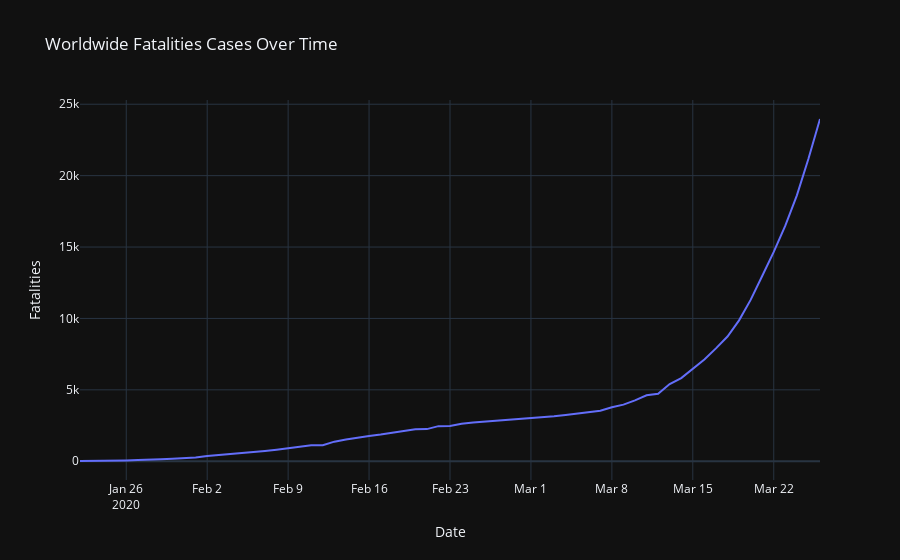

This figure's notebook cell:
### Code cell
grouped = train.groupby('Date')['Date', 'Fatalities'].sum().reset_index()

(px.line(grouped, x="Date", y='Fatalities',
        log_y=False,
        title=" Worldwide Fatalities Cases Over Time",
        template="plotly_dark"
        ))

### Figure 1 — Plotly figure (JSON) as saved in the notebook; plotly's stock layout.template omitted (floating-point values rounded to 4 significant figures)
{"data": [{"hoverlabel": {"namelength": 0}, "hovertemplate": "Date=%{x}<br>Fatalities=%{y}", "legendgroup": "", "line": {"color": "#636efa", "dash": "solid"}, "mode": "lines", "name": "", "showlegend": false, "type": "scatter", "x": ["2020-01-22", "2020-01-23", "2020-01-24", "2020-01-25", "2020-01-26", "2020-01-27", "2020-01-28", "2020-01-29", "2020-01-30", "2020-01-31", "2020-02-01", "2020-02-02", "2020-02-03", "2020-02-04", "2020-02-05", "2020-02-06", "2020-02-07", "2020-02-08", "2020-02-09", "2020-02-10", "2020-02-11", "2020-02-12", "2020-02-13", "2020-02-14", "2020-02-15", "2020-02-16", "2020-02-17", "2020-02-18", "2020-02-19", "2020-02-20", "2020-02-21", "2020-02-22", "2020-02-23", "2020-02-24", "2020-02-25", "2020-02-26", "2020-02-27", "2020-02-28", "2020-02-29", "2020-03-01", "2020-03-02", "2020-03-03", "2020-03-04", "2020-03-05", "2020-03-06", "2020-03-07", "2020-03-08", "2020-03-09", "2020-03-10", "2020-03-11", "2020-03-12", "2020-03-13", "2020-03-14", "2020-03-15", "2020-03-16", "2020-03-17", "2020-03-18", "2020-03-19", "2020-03-20", "2020-03-21", "2020-03-22", "2020-03-23", "2020-03-24", "2020-03-25", "2020-03-26"], "xaxis": "x", "y": [17, 18, 26, 42, 56, 82, 131, 133, 171, 213, 259, 362, 426, 492, 564, 634, 719, 806, 906, 1013, 1113, 1118, 1371, 1523, 1666, 1770, 1868, 2007, 2122, 2247, 2251, 2458, 2469, 2629, 2708, 2770, 2814, 2872, 2940, 2995, 3079, 3153, 3243, 3336, 3446, 3541, 3781, 3966, 4262, 4615, 4720, 5404, 5819, 6440, 7126, 7905, 8733, 9867, 11299, 12973, 14659, 16498, 18623, 21179, 23966], "yaxis": "y"}], "layout": {"legend": {"tracegroupgap": 0}, "title": {"text": " Worldwide Fatalities Cases Over Time"}, "xaxis": {"anchor": "y", "domain": [0, 1], "title": {"text": "Date"}}, "yaxis": {"anchor": "x", "domain": [0, 1], "title": {"text": "Fatalities"}}}}
